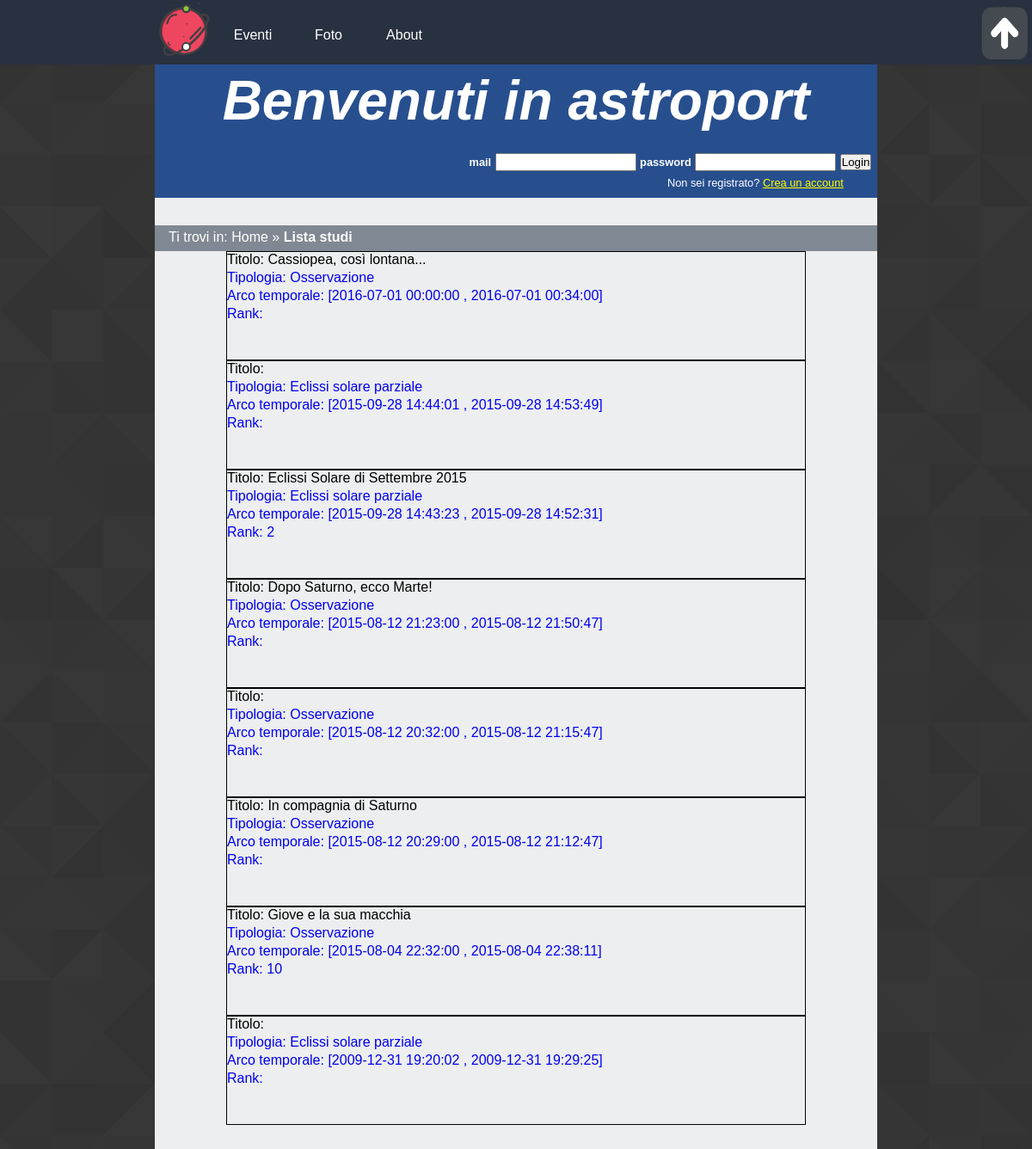
Screenshot of /listastudi.php with the database file from the repository.
### tables this page shows
CREATE TABLE `studia` (
  `idstudio` int(11) NOT NULL,
  `astrofilo` varchar(40) NOT NULL,
  `titolo` varchar(120) DEFAULT NULL,
  `evento` varchar(40) NOT NULL,
  `appunti` varchar(10000) DEFAULT NULL,
  `inizio` datetime NOT NULL,
  `fine` datetime NOT NULL,
  `datainserimento` datetime NOT NULL
);

### backend/connessione.php (called while the page is built, shortened)
<?php
   $errore_DB=FALSE;
?>

### listastudi.php (the view, shortened to what this page needs)
<?php
  include "backend/connessione.php";
  echo file_get_contents("parti/listastudi0.html");
  if(!isset($_SESSION['usermail'])) echo file_get_contents("parti/headernonloggato.html");
  else echo file_get_contents("parti/headerloggato.html");
    echo '  <div id="breadcrumb">
          <p>Ti trovi in: <span xml:lang="en"><a href="index.php">Home</a></span> &raquo; <strong>Lista studi</strong></p>
      </div>';
    $st_query="SELECT * FROM studia ORDER BY studia.inizio DESC";
   if($errore_DB==FALSE){
    if(!$result=$connessione->query($st_query)){
      echo "Errore della query: ".$connessione->error.".";
     }else{
      if($result->num_rows>0){
        while($row=$result->fetch_array(MYSQLI_ASSOC)){
          echo '<div class="list_element">';
          echo '<a href="studioutente.php?idst='.$row['idstudio'].'" class="element_content"> <span>Titolo: '.$row['titolo'].'</span><p>Tipologia: '.$row['evento'].'</p><p> Arco temporale: ['.$row['inizio'].' , '.$row['fine'].']</p><p>';
          $rank_query="SELECT SUM(voto) AS rank FROM giudicastudio WHERE studio=".$row['idstudio'];
          $rank_studio=$connessione->query($rank_query);
          $rank_row=mysqli_fetch_array($rank_studio);
          echo "Rank: ".$rank_row['rank'];
          echo '</p></a></div>';
         }
      }else echo "Nessuno studio";
  	}
  }else echo '<p>'.$msg_errore_DB.'</p>';
    echo file_get_contents("parti/listastudi1.html");
?>

### style/desktop_style.css (style rules this page uses)
* { padding: 0em; margin: 0em; }
html { height:100%; min-height: 100%; }
@media screen and (min-width: 901px) { body { font-family: Verdana, Helvetica, Georgia, sans-serif; max-width: 70%; min-width: 46.875em; margin-left: auto; margin-right: auto; height:100%; min-height: 100%; color: #000000; background-image: url("images/as.png"); } }
@media screen and (min-width: 901px) { a img { border:0; } }
@media screen and (min-width: 901px) { #content { background-color: #edeeef; min-height:100%; padding-bottom: 9.375em; } }
@media screen and (min-width: 901px) { #logo_home { float: left; width: 4.375em; height: 4.375em; margin-left: 15%; } }
@media screen and (min-width: 901px) { #content_menu { width: 70%; } }
@media screen and (min-width: 901px) { #menu { background-color: #28313f; position: fixed; left: 0; min-width: 46em; width: 100%; height: 4.6875em; z-index: 2; } }
@media screen and (min-width: 901px) { #content_menu { margin-left: 15%; } }
@media screen and (min-width: 901px) { #content_menu a { float: left; color: white; background-color: #28313f; padding: 1em; border: 0px solid black; height: 1.25em; width: 3.5em; text-align: center; text-decoration: none; display: inline-block; font-size: 1em; margin-top:1em; -ms-transition: 0.3s; -webkit-transition:0.3s; -moz-transition: 0.3s; transition: 0.3s; } }
@media screen and (min-width: 901px) { #tornasu { position: absolute; margin-top: 0.5em; right: 0; width: 4em; height: 4em; } }
@media screen and (min-width: 901px) { #header { background-color: #274f8e; clear: both; min-width: 46em; margin-left: auto; margin-right: auto; padding-top: 5em; height: 9.375em; } }
@media screen and (min-width: 901px) { #header h1 { color:white; font-size:4em; font-style:italic; text-align: center; } }
@media screen and (min-width: 901px) { #login { display: block; border: 0; margin-top: 1.5em; float:right; color:white; } }
@media screen and (min-width: 901px) { #login label { font-size: 0.8em; display:inline; font-weight: bold; } }
@media screen and (min-width: 901px) { #login input { width:12em; height:1.25em; } }
@media screen and (min-width: 901px) { #login button { margin-right: 0.5em; } }
@media screen and (min-width: 901px) { #box_login { float: right; } }
@media screen and (min-width: 901px) { #content #box_login p { padding-left: 18em; padding-top: 4em; color: white; font-size: 0.8em; } }
@media screen and (min-width: 901px) { #box_login a { color: yellow; } }
#breadcrumb { background-color: #808893; width: 100%; margin-top: 2em; height: 1.875em; }
#content #breadcrumb p { color:white; margin-left: 0; margin-right: 0; padding-left: 1em; padding-top: 0.3em; }
#breadcrumb a { text-decoration: none; color: white; }
#content p { padding-top: 1.5em; width:70%; margin-left: auto; margin-right: auto; }
#content .list_element { width: 80%; height: 7.8125em; border: 1px solid black; margin-left: auto; margin-right: auto; }
.list_element a { display:block; text-decoration:none; }
.element_content { height:7.5em; max-width:100%; overflow: hidden; }
#content .element_content p { padding-top: 3px; margin-left: 0; margin-right: 0; width:100%; padding-right: 10%; }
#content .list_element span { padding-top: 0px; margin-left: 0; margin-right: 0; width:100%; color:black; }

### rows the page displays
studia: titolo "Cassiopea, così lontana...", evento "Osservazione", inizio "2016-07-01 00:00:00", fine "2016-07-01 00:34:00"
studia: evento "Eclissi solare parziale", inizio "2015-09-28 14:44:01", fine "2015-09-28 14:53:49"
studia: titolo "Eclissi Solare di Settembre 2015", evento "Eclissi solare parziale", inizio "2015-09-28 14:43:23", fine "2015-09-28 14:52:31", rank "2"
studia: titolo "Dopo Saturno, ecco Marte!", evento "Osservazione", inizio "2015-08-12 21:23:00", fine "2015-08-12 21:50:47"
studia: evento "Osservazione", inizio "2015-08-12 20:32:00", fine "2015-08-12 21:15:47"
studia: titolo "In compagnia di Saturno", evento "Osservazione", inizio "2015-08-12 20:29:00", fine "2015-08-12 21:12:47"
studia: titolo "Giove e la sua macchia", evento "Osservazione", inizio "2015-08-04 22:32:00", fine "2015-08-04 22:38:11", rank "10"
studia: evento "Eclissi solare parziale", inizio "2009-12-31 19:20:02", fine "2009-12-31 19:29:25"

### other values shown
file_get_contents("parti/listastudi0.html") "Eventi Foto About Benvenuti in astroport"
